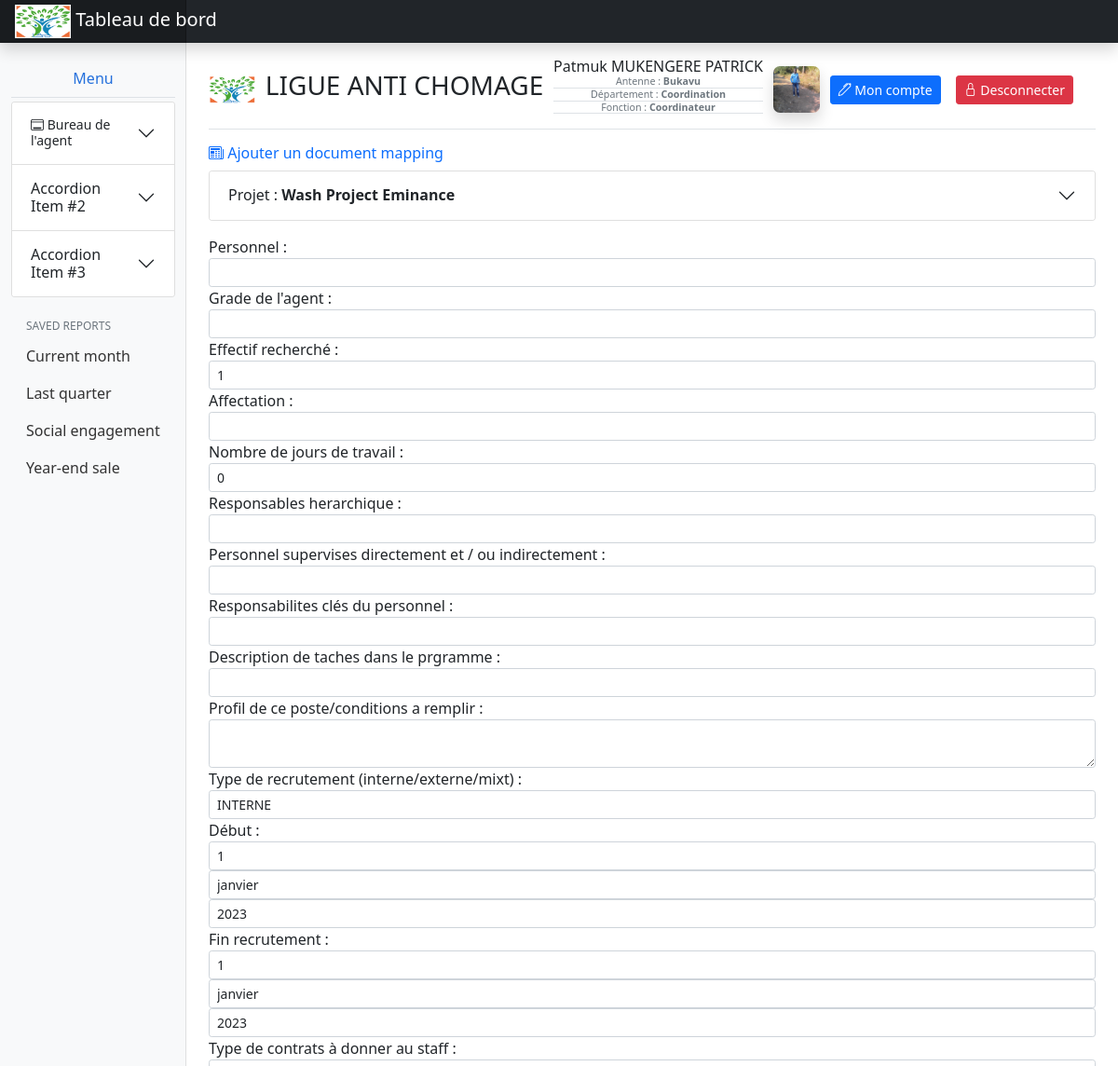
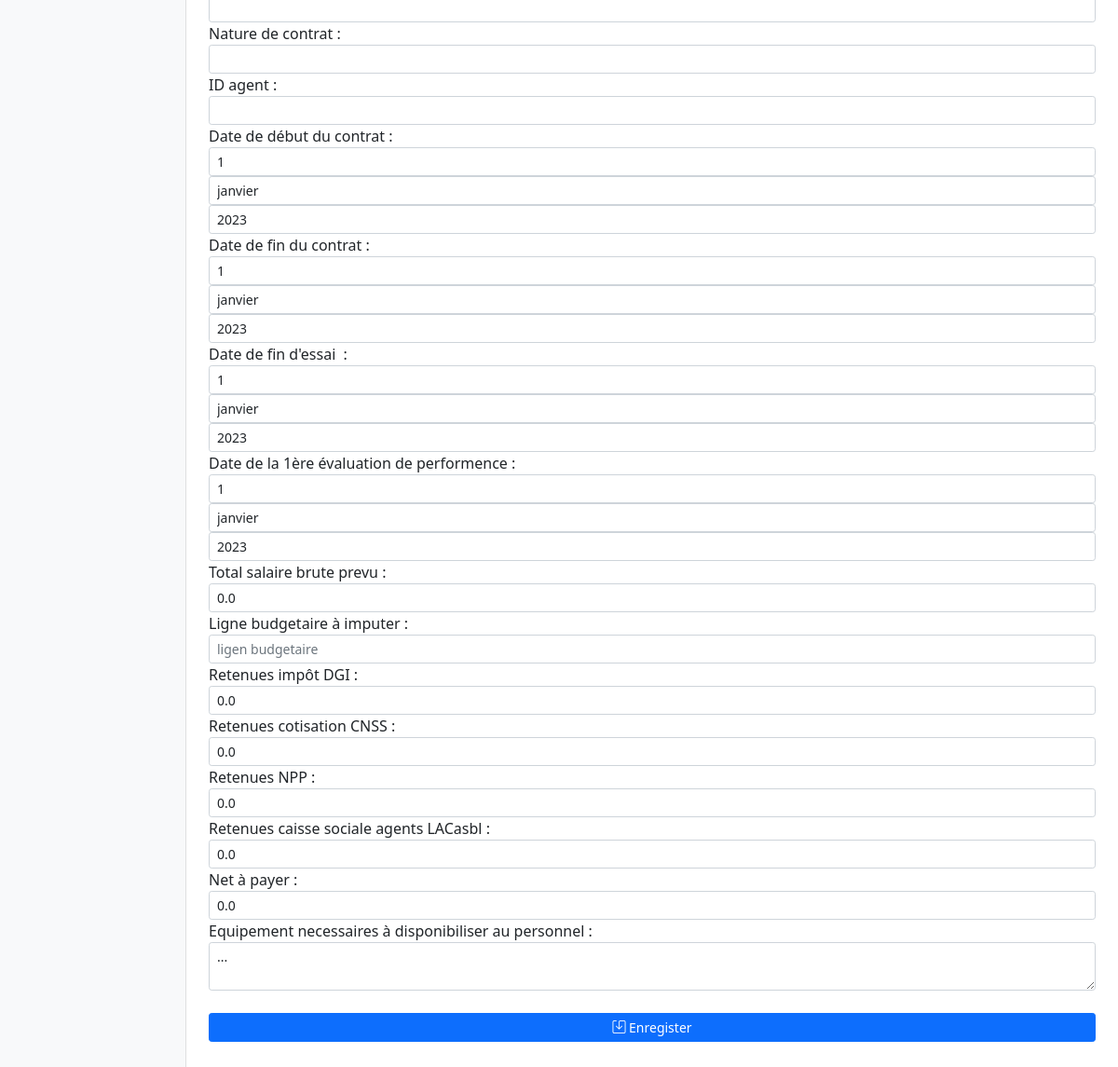
Screenshot of /office/nouveau_mapping/3 (signed in) with the database file from the repository (2 pictures, top to bottom).
### APP_LAC/models.py (models this page shows, shortened)
class Utilisateur(models.Model):
    nom = models.CharField(default=None, max_length=50, null=False, blank=False)
    postnom = models.CharField(default=None, max_length=50, null=False, blank=False)
    prenom = models.CharField(default=None, max_length=50, null=True, blank=True)
    nom_utilisateur = models.CharField(max_length=50, null=False)
    mot_de_passe = models.CharField(max_length=50, unique=False, null=False)
    typeCompte = models.IntegerField(unique=False, null=False, blank=False, default=1)
    antenne = models.ForeignKey(Antenne, on_delete=models.CASCADE, default=None)
    departement = models.ForeignKey(Departement, on_delete=models.CASCADE, default=None)
    fonction = models.ForeignKey(Fonctions, on_delete=models.RESTRICT, default=None)
    email = models.EmailField(default=None, max_length=50, null=False, blank=False)
    tel1 = models.CharField(max_length=13, unique=False, null=False, blank=False, default=None)
    tel2 = models.CharField(max_length=13, unique=False, null=True, blank=True)
    agentFolderPht = models.CharField(max_length=100, null=True, blank=True)
    agentFolderDoc = models.CharField(max_length=100, null=True, blank=True)
    photo = models.FileField(default=None, null=True, blank=True, upload_to="photos")
    cv = models.FileField(default=None, null=True, blank=True, upload_to="CV")
    lettre = models.FileField(default=None, null=True, blank=True, upload_to="lettre")
    contrat = models.FileField(default=None, null=True, blank=True, upload_to="contrat")
    carteid = models.FileField(default=None, null=True, blank=True, upload_to="carte")
    diplome1 = models.FileField(default=None, null=True, blank=True, upload_to="dip1")
    diplome2 = models.FileField(default=None, null=True, blank=True, upload_to="dip2")
    diplome3 = models.FileField(default=None, null=True, blank=True, upload_to="dip2")

class Antenne(models.Model):
    designation = models.CharField(max_length=30, unique=True, null=False)
    def __str__(self):
        return self.designation

class Departement(models.Model):
    antenne = models.ForeignKey(Antenne, on_delete=models.CASCADE)
    designation = models.CharField(max_length=30, unique=True, null=False)
    def __str__(self):
        return self.designation

class Fonctions(models.Model):
    departement = models.ForeignKey(Departement, on_delete=models.CASCADE, default=None)
    designation = models.CharField(max_length=30, unique=True, null=False)
    def __str__(self):
        return self.designation

class Doc_Projet(models.Model):
    titre = models.CharField(max_length=100, blank=False)
    code_project = models.CharField(default=None, max_length=200, null=True, blank=True)
    finance_par = models.CharField(max_length=50, blank=False)
    date_debut = models.DateField(default=django.utils.timezone.now, blank=False)
    date_fin = models.DateField(default=django.utils.timezone.now, blank=False)
    duree = models.CharField(default=0, max_length=50)
    plan_action = models.CharField(max_length=100)
    programme_solicite = models.CharField(max_length=100)
    contextActualiseProgramme = models.TextField()
    descImpactAttenduProg = models.TextField()
    statut = models.CharField(default='En attente de soumission', blank=False, max_length=100)
    etat = models.CharField(default='En cours', blank=False, max_length=100)
    class Meta:
        ordering = ['-id']
    def __str__(self):
        return self.titre

### APP_LAC/views.py (the view)
def nouveau_mapping(request, pk):
    form = formulaire.Mapping()
    form.initialisation(pk=pk)
    info = {
        'user': models.Utilisateur.objects.get(nom_utilisateur=request.session['utilisateur']),
        'titre': 'Mapping - ',
        'projet': models.Doc_Projet.objects.get(id=pk),
        'form':form
    }
    return render(request,'office/docprojet/mapping/nouveau_mapping.html',context=info)

### APP_LAC/formulaire.py (called while the page is built)
    def initialisation(self,pk:int):
        self.fields['projet'].choices = [(models.Doc_Projet.objects.get(id=pk).id, models.Doc_Projet.objects.get(id=pk))]

### templates/office/docprojet/mapping/nouveau_mapping.html (shortened to what this page needs)
{% extends 'base_dashboard_agent.html' %}
{% load static %}
{% block user-name %}
    <div id="detail-agent" class="align-items-center">
        <p class="p-0 mb-0 text-center">{{ user.prenom | capfirst }} {{ user.nom |upper }} {{ user.postnom | upper }}</p>
        <p class="text-muted small text-center fw-normal m-0 p-0 border-bottom small-info">Antenne : <strong>{{ user.antenne }}</strong></p>
        <p class="text-muted small text-center fw-normal m-0 p-0 border-bottom small-info">Département : <strong>{{ user.departement }}</strong></p>
        <p class="text-muted small text-center fw-normal m-0 p-0 border-bottom small-info">Fonction : <strong>{{ user.fonction }}</strong></p>
    </div>
{% endblock %}
{% block user_profil %}
    {% if user.photo %}
        <div class="shadow" id="user-profil"
             style="min-width: 50px; min-height: 50px;
                     background-image: url('/media/{{ user.photo }}');
                     background-position: center;
                     background-size: cover;
                     border-radius: 7px;
                     ">
        </div>
    {% endif %}
{% endblock %}
{% block compte_btn_groupe %}
        <div class="text-center w-100 d-md-flex flex-row">
            <a type="button" href="{% url 'profil_agent' user.id %}" class="btn btn-sm btn-primary">
                <span class="bi-pen"> Mon compte</span>
            </a>
            <a type="button" class="btn btn-sm  mx-3 btn-danger small" href="{% url 'module_deconnexion' %}"><span class="bi-lock"> Desconnecter</span></a>
        </div>
  </div>
{% endblock %}
{% block section_title %}
    <span class="text-primary bi-newspaper">
        Ajouter un document mapping
    </span>
{% endblock %}
{% block central_section %}
    <div class="accordion mt-1 mb-3" id="dddd">
        <div class="accordion-item">
            <h4 class="accordion-header" id="headingTwo_beta">
              <button class="accordion-button btn-sm collapsed" type="button" data-bs-toggle="collapse" data-bs-target="#collapse1" aria-expanded="false" aria-controls="collapseTwo">
                  <span>Projet : <strong>{{ projet.titre }}</strong></span>
              </button>
            </h4>
        </div>
    </div>
    <div class="w-100 mb-5">
        <form class="d-flex flex-column" method="post" action="{% url 'mod_ajouter_mapping' projet.id %}">
            {{ form.as_table }}
            <button type="submit" class="btn btn-sm btn-primary mt-4">
                <span class="bi-save"> Enregister</span>
            </button>
        </form>
    </div>
{% endblock %}

### rows the page displays
Utilisateur: prenom "Patmuk", nom "MUKENGERE", postnom "PATRICK", antenne "Bukavu", departement "Coordination", fonction "Coordinateur", photo (picture)
Doc_Projet: titre "Wash Project Eminance"
